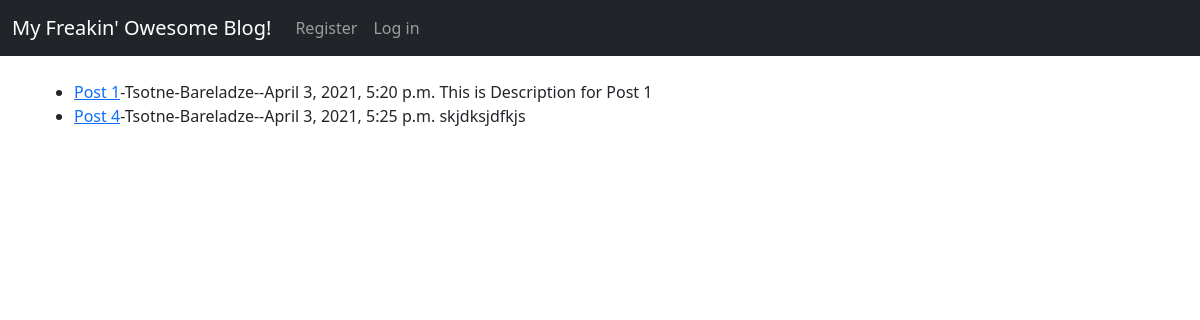
Before: / with the older database file.
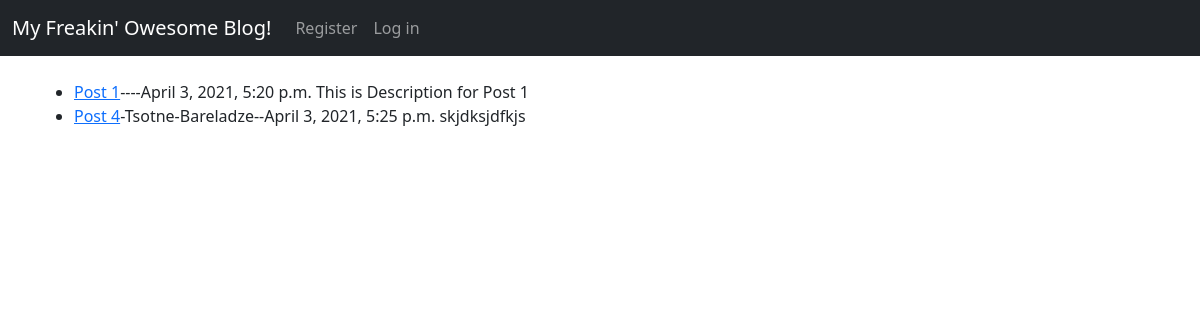
After: the same page with the newer database file.
### BlogApp/models.py (models this page shows, shortened)
class Post(models.Model):
    title = models.CharField(max_length=255)
    title_tag = models.CharField(max_length=255, default="My Freakin Awesome Blog!")
    author = models.ForeignKey(User, on_delete=models.CASCADE)
    body = models.TextField()
    post_date = models.DateTimeField(default=timezone.now, blank=True, null=True)

### BlogApp/views.py (the view)
# urls.py: path('', HomeView.as_view(), name="home"),
class HomeView(ListView):#HomeView is just name not smthing system Name
    model = Post
    template_name = "BlogApp/home.html"
    ordering = ['-id']#Post are ordered by id
    ordering = ['post_date']  # Post are ordered by id

### BlogApp/templates/BlogApp/home.html (shortened to what this page needs)
{% extends 'base.html' %}
{% block content %}
<ul>
{% for post in object_list %}
    <li>
        <a href="{% url 'article-detail' post.pk %}">{{ post.title }}</a>-{{ post.author.first_name }}-{{ post.author.last_name }}--{{ post.post_date }}
        {{ post.body }}
    </li>
{% endfor %}
</ul>
{% endblock %}

### BlogApp/templates/base.html (shortened to what this page needs)
<!doctype html>
<html lang="en">
  <head>
    <link href="https://cdn.jsdelivr.net/npm/bootstrap@5.0.0-beta3/dist/css/bootstrap.min.css" rel="stylesheet">
  </head>
  <body>
  <nav class="navbar navbar-expand-lg navbar-dark bg-dark">
    <div class="container-fluid">
    <a class="navbar-brand" href="{% url 'home' %}">My Freakin' Owesome Blog! </a>
    <div class="collapse navbar-collapse" id="navbarSupportedContent">
      <ul class="navbar-nav mr-auto">
        {% if user.is_authenticated %}
         <li class="nav-item">
          <a class="nav-link" href="{% url 'add-post' %}">Add Post</a>
        </li>
        <li class="nav-item">
          <a class="nav-link" href="{% url 'logout' %}">Log out</a>
        </li>
        {% else %}
                <li class="nav-item">
          <a class="nav-link" href="{% url 'register' %}">Register</a>
        </li>
        <li class="nav-item">
          <a class="nav-link" href="{% url 'login' %}">Log in</a>
        </li>
        {% endif %}
      </ul>
    </div>
    </div>
</nav>
  <br />
  <div class="container">
    {% block content %}
    {% endblock %}
  </div>
  </body>
</html>

Changed rows visible on the page:
changed Post "Post 1": author.first_name "Tsotne" → (not shown); author.last_name "Bareladze" → (not shown)
